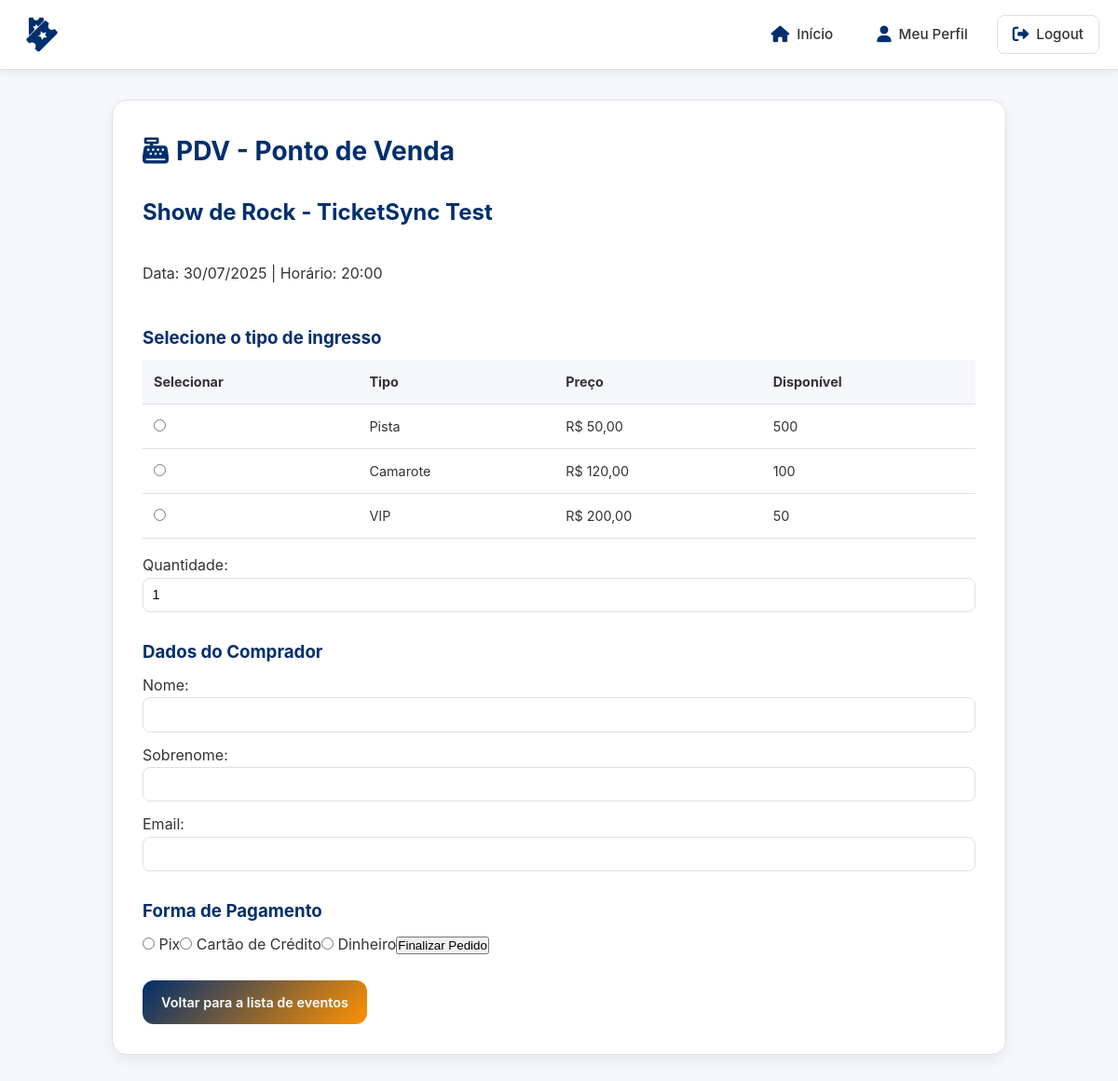
Page /pdv.php?event_id=50 (signed in) on the committed database.
### tables this page shows
CREATE TABLE `eventos` (
  `id` int(11) NOT NULL,
  `logo` varchar(255) DEFAULT NULL,
  `local` varchar(255) NOT NULL,
  `nome` varchar(255) NOT NULL,
  `atracoes` text NOT NULL,
  `descricao_evento` text DEFAULT NULL,
  `data_inicio` date DEFAULT NULL,
  `hora_inicio` time DEFAULT NULL,
  `data_termino` date DEFAULT NULL,
  `hora_termino` time DEFAULT NULL,
  `promotor_id` int(11) NOT NULL,
  `lat` double DEFAULT NULL,
  `lng` double DEFAULT NULL,
  `status` varchar(20) NOT NULL DEFAULT 'desaprovado',
  `codigo_evento` int(11) DEFAULT NULL,
  `em_carrossel` tinyint(1) DEFAULT 0,
  `prioridade` int(11) DEFAULT 0,
  `proporcao` varchar(10) DEFAULT '16:9',
  `titulo_carrossel` varchar(255) DEFAULT NULL,
  `descricao_curta` text DEFAULT NULL,
  `categoria_id` int(11) DEFAULT NULL,
  `faixa_etaria` enum('livre','10','12','14','16','18') DEFAULT 'livre',
  `acessibilidade` text DEFAULT NULL,
  `politica_cancelamento` text DEFAULT NULL,
  `codigo_vestimenta` varchar(100) DEFAULT NULL,
  `estacionamento` text DEFAULT NULL,
  `observacoes_importantes` text DEFAULT NULL,
  `capacidade_maxima` int(11) DEFAULT NULL,
  `tipo_evento` enum('presencial','virtual','hibrido') DEFAULT 'presencial',
  `link_transmissao` varchar(255) DEFAULT NULL,
  `permite_gravacao` tinyint(1) DEFAULT 1,
  `destaque` tinyint(1) DEFAULT 0,
  `meta_title` varchar(200) DEFAULT NULL,
  `meta_description` varchar(300) DEFAULT NULL,
  `slug` varchar(200) DEFAULT NULL,
  `visualizacoes` int(11) DEFAULT 0,
  `compartilhamentos` int(11) DEFAULT 0,
  `rating_medio` decimal(2,1) DEFAULT 0.0,
  `total_avaliacoes` int(11) DEFAULT 0,
  `created_at` timestamp NULL DEFAULT current_timestamp(),
  `updated_at` timestamp NULL DEFAULT current_timestamp() ON UPDATE current_timestamp()
);

CREATE TABLE `ingressos` (
  `id` int(11) NOT NULL,
  `evento_id` int(11) NOT NULL,
  `tipo_ingresso` varchar(255) NOT NULL,
  `preco` decimal(10,2) NOT NULL,
  `quantidade` int(11) NOT NULL DEFAULT 1,
  `liberado` tinyint(1) NOT NULL DEFAULT 0,
  `promotor_id` int(11) DEFAULT NULL
);

### pdv.php (the view, shortened to what this page needs)
<?php
include('conexao.php');
$adminid = intval($_SESSION['adminid']);
$admin_query = "SELECT * FROM administradores WHERE id = $adminid LIMIT 1";
$admin_result = $conn->query($admin_query);
if ($admin_result && $admin_result->num_rows > 0) {
    $admin = $admin_result->fetch_assoc();
} else {
    header("Location: login.php");
    exit();
}
?>
<!DOCTYPE html>
<html lang="pt-br">
<head>
  <link rel="stylesheet"
        href="https://cdnjs.cloudflare.com/ajax/libs/font-awesome/6.0.0-beta3/css/all.min.css"
 />
  <link rel="stylesheet" href="css/pdv.css">
</head>
<body class="pdv-body">
  <?php include('header_admin.php'); ?>
  <div class="pdv-container">
    <h1><i class="fas fa-cash-register"></i> PDV - Ponto de Venda</h1>
    <?php
    if (isset($_GET['event_id'])) {
        $evento_id = intval($_GET['event_id']);
        $where_extra = ($admin['master'] == 1) ? "" : " AND promotor_id = $adminid";
        $event_query = "SELECT * FROM eventos WHERE id = $evento_id $where_extra LIMIT 1";
        $event_result = $conn->query($event_query);
        if ($event_result && $event_result->num_rows > 0) {
            $evento = $event_result->fetch_assoc();
            echo "<h2>" . htmlspecialchars($evento['nome']) . "</h2> <br>";
            echo "<p>Data: " . date("d/m/Y", strtotime($evento['data_inicio'])) . " | Horário: " . date("H:i", strtotime($evento['hora_inicio'])) . "</p> <br>";
            $ingressos_query = "SELECT * FROM ingressos WHERE evento_id = $evento_id AND liberado = 1";
            $ingressos_result = $conn->query($ingressos_query);
            if ($ingressos_result && $ingressos_result->num_rows > 0) {
                echo "<h3>Selecione o tipo de ingresso</h3>";
                echo "<form method='post' action='pdv.php?event_id={$evento_id}' onsubmit='showProcessingOverlay()'>";
                echo "<table>";
                echo "<tr>
                        <th>Selecionar</th>
                        <th>Tipo</th>
                        <th>Preço</th>
                        <th>Disponível</th>
                      </tr>";
                while ($ingresso = $ingressos_result->fetch_assoc()) {
                    echo "<tr>";
                    echo "<td><input type='radio' name='ticket_id' value='" . $ingresso['id'] . "' required></td>";
                    echo "<td>" . htmlspecialchars($ingresso['tipo_ingresso']) . "</td>";
                    echo "<td>R$ " . number_format($ingresso['preco'], 2, ',', '.') . "</td>";
                    echo "<td>" . intval($ingresso['quantidade']) . "</td>";
                    echo "</tr>";
                }
                echo "</table>";
                echo "<label>Quantidade: <input type='number' name='quantity' min='1' value='1' required></label>";
                echo "<h3>Dados do Comprador</h3>";
                echo "<label>Nome: <input type='text' name='nome' required></label>";
                echo "<label>Sobrenome: <input type='text' name='sobrenome' required></label>";
                echo "<label>Email: <input type='email' name='email' required></label>";
                echo "<h3>Forma de Pagamento</h3>";
                echo "<label><input type='radio' name='forma_pagamento' value='pix' required> Pix</label>";
                echo "<label><input type='radio' name='forma_pagamento' value='cartao'> Cartão de Crédito</label>";
                echo "<label><input type='radio' name='forma_pagamento' value='dinheiro'> Dinheiro</label>";
                echo "<input type='submit' name='order_submit' value='Finalizar Pedido'>";
                echo "</form>";
                echo "<br><a href='pdv.php' class='btn btn-primary'>Voltar para a lista de eventos</a>";
            } else {
                echo "<p>Nenhum ingresso disponível para este evento.</p>";
                echo "<a href='pdv.php' class='btn btn-primary'>Voltar para a lista de eventos</a>";
            }
        } else {
            echo "<p>Evento não encontrado ou não vinculado a este administrador.</p>";
            echo "<a href='pdv.php' class='btn btn-primary'>Voltar para a lista de eventos</a>";
        }
    }
    ?>
  </div>
</body>
</html>

### css/pdv.css (style rules this page uses)
:root { --primary: #002F6D; --secondary: #FF9202; --background: #f5f7fb; --text-color: #1f2937; --card-bg: #ffffff; --border-color: #e5e7eb; --font-base: "Inter", "Segoe UI", Tahoma, Geneva, Verdana, sans-serif; }
body, .pdv-body { font-family: var(--font-base); background: var(--background); color: var(--text-color); margin: 0; padding: 0; }
*, *::before, *::after { box-sizing: border-box; }
.btn, .ts-btn { cursor: pointer; text-decoration: none; display: inline-block; padding: 0.75rem 1.25rem; border-radius: 0.75rem; font-weight: 600; font-size: 0.9rem; transition: transform 0.2s ease, filter 0.2s ease; text-align: center; }
.btn-primary, .ts-btn-primary { background: linear-gradient(135deg, var(--primary) 0%, var(--secondary) 100%); color: #fff; }
.pdv-container { max-width: 960px; margin: 2rem auto; background: var(--card-bg); border: 1px solid var(--border-color); border-radius: 1rem; padding: 2rem; box-shadow: 0 6px 14px rgba(0,0,0,0.06); animation: fadeInUp 0.6s ease both; }
.pdv-container h1 { font-size: 1.75rem; font-weight: 700; color: var(--primary); margin-bottom: 1.5rem; display: flex; align-items: center; gap: 0.5rem; }
.pdv-container h2, .pdv-container h3 { color: var(--primary); margin: 1rem 0 0.5rem; }
.pdv-container table { width: 100%; border-collapse: collapse; margin-bottom: 1rem; font-size: 0.9rem; }
.pdv-container th, .pdv-container td { padding: 0.75rem; text-align: left; border-bottom: 1px solid var(--border-color); }
.pdv-container th { background: var(--background); font-weight: 700; }
.pdv-container input[type="text"], .pdv-container input[type="email"], .pdv-container input[type="number"], .pdv-container select, .pdv-container textarea { width: 100%; padding: 0.6rem; border: 1px solid var(--border-color); border-radius: 0.5rem; font-size: 0.9rem; margin-bottom: 0.75rem; transition: border-color 0.2s ease; }

### css/header_admin.css (style rules this page uses)
:root { --primary-color: #002F6D; --primary-light: #1a4781; --primary-dark: #001f49; --accent-color: #0056b3; --background-color: #ffffff; --nav-bg: #ffffff; --text-color: #333333; --text-light: #666666; --hover-bg: #f5f8fc; --border-color: #e0e0e0; --shadow: 0 2px 10px rgba(0, 0, 0, 0.08); --shadow-hover: 0 5px 15px rgba(0, 47, 109, 0.15); --transition-speed: 0.3s; --border-radius: 8px; }
* { margin: 0; padding: 0; box-sizing: border-box; }
body { font-family: 'Roboto', 'Segoe UI', Arial, sans-serif; background: var(--background-color); color: var(--text-color); line-height: 1.6; }

### rows in the picture
eventos: nome "Show de Rock - TicketSync Test", data_inicio "30/07/2025", hora_inicio "20:00"
ingressos: tipo_ingresso "Pista", preco "50,00", quantidade "500"
ingressos: tipo_ingresso "Camarote", preco "120,00", quantidade "100"
ingressos: tipo_ingresso "VIP", preco "200,00", quantidade "50"
